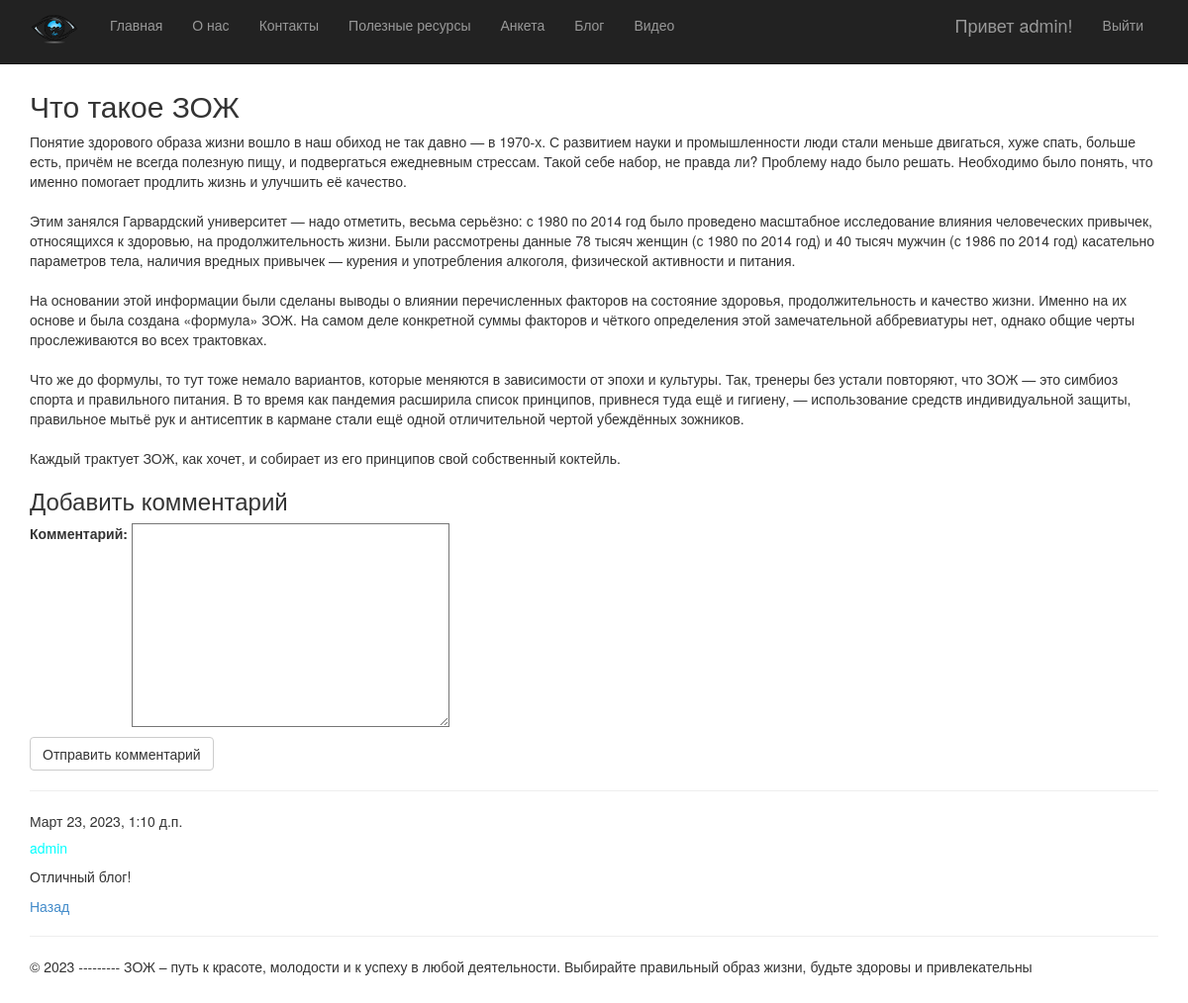
/1/ (signed in), run on the app's committed database.
### app/models.py (models this page shows, shortened)
class Blog(models.Model):
    title = models.CharField(max_length = 100,unique_for_date = "posted", verbose_name = "Заголовок")
    description = models.TextField(verbose_name = "Короткое содержание")
    content = models.TextField(verbose_name = "Полное содержание")
    posted = models.DateTimeField(default = datetime.now(), db_index = True, verbose_name = "Опубликована")
    author = models.ForeignKey(User, null=True, blank=True, on_delete = models.SET_NULL, verbose_name = "Автор")
    image = models.FileField(default = "temp.jpg", verbose_name = "Путь к картинке")
    class Meta:
        db_table = "Posts"
        ordering = ["posted"]
        verbose_name = "статья блога"
        verbose_name_plural = "статьи блога"

class Comment(models.Model):
    text = models.TextField(verbose_name = "Комментарий")
    date = models.DateTimeField(default = datetime.now(), db_index = True, verbose_name = "Дата")
    author = models.ForeignKey(User, on_delete = models.CASCADE, verbose_name = "Автор")
    post = models.ForeignKey(Blog, on_delete = models.CASCADE, verbose_name = "Статья")
    class Meta:
        db_table = "comments"
        verbose_name = "Комментарий"
        verbose_name_plural = "Комментарий к статьям блога"
        ordering = ["-date"]

### app/views.py (the view)
# urls.py: re_path(r'^(?P<parametr>\d+)/$', views.blogpost, name='blogpost'),
def blogpost(request, parametr):
    post_1 = Blog.objects.get(id=parametr) # запрос на выбор конкретной статьи по параметру
    comments = Comment.objects.filter(post=parametr)
    if request.method == "POST": # после отправки данных формы на сервер методом POST
        form = CommentForm(request.POST)
        if form.is_valid():
            comment_f = form.save(commit=False)
            comment_f.author = request.user # добавляем (так как этого поля нет в форме) в модель Комментария (Comment) в поле автор авторизованного пользователя
            comment_f.date = datetime.now() # добавляем в модель Комментария (Comment) текущую дату
            comment_f.post = Blog.objects.get(id=parametr) # добавляем в модель Комментария (Comment) статью, для которой данный комментарий
            comment_f.save() # сохраняем изменения после добавления полей
            return redirect('blogpost', parametr=post_1.id) # переадресация на ту же страницу статьи после отправки комментария
    else:
        form = CommentForm() # создание формы для ввода комментария
    assert isinstance(request, HttpRequest)
    return render(
        request,
        'app/blogpost.html',
        {
            'post_1': post_1, # передача конкретной статьи в шаблон веб-страницы
            'comments': comments, # передача всех комментариев к данной статье в шаблон веб-страницы
            'form': form, # передача формы добавления комментария в шаблон веб-страницы
            'year':datetime.now().year,
        }
    )

### app/forms.py
class CommentForm (forms.ModelForm):
    class Meta:
        model = Comment # используемая модель
        fields = ('text',) # требуется заполнить только поле text
        labels = {'text': "Комментарий"} # метка к полю формы text

### app/templates/app/blogpost.html (shortened to what this page needs)
{% extends "app/layout.html" %}
{% block content %}
<h2> {{post_1.title}} </h2>
<p> {{post_1.content|linebreaksbr}} </p>
{% if user.is_authenticated %}
    <h3>Добавить комментарий</h3>
    <form method="POST" >{% csrf_token %}
    <div>
        {{form.as_p}}
        <button type="submit" class="save btn btn-default" > Отправить комментарий </button>
    </div>
    </form>
{% else %}
    <h3> Для добавления своего комментария, пожалуйста, авторизуйтесь </h3>
{% endif %}
{% for comment in comments %}
<hr/>
<h7> {{comment.date}} </h7>
<h5> {{comment.author}} </h5>
<p> {{comment.text|linebreaksbr}} </p>
{% endfor %}
<p>
    <a href="{% url 'blog' %}"> Назад </a>
</p>
{% endblock %}

### app/templates/app/loginpartial.html (shortened to what this page needs)
﻿{% if user.is_authenticated %}
<form id="logoutForm" action="/logout/" method="post" class="navbar-right">
    <ul class="nav navbar-nav navbar-right">
        <li><span class="navbar-brand">Привет {{ user.username }}!</span></li>
        <li><a href="javascript:document.getElementById('logoutForm').submit()">Выйти</a></li>
    </ul>
</form>
{% else %}
<ul class="nav navbar-nav navbar-right">
    <li><a href="{% url 'login' %}">Войти</a></li>
</ul>
{% endif %}

### app/static/app/content/site.css (style rules this page uses)
body { padding-top: 50px; padding-bottom: 20px; }
h5 { color: aqua; }

### data on the page
Blog: title "Что такое ЗОЖ", content "Понятие здорового образа жизни вошло в наш обиход не так давно — в 1970-х. С развитием науки и промышленности люди стали меньше двигаться, хуже спать, больше есть, причём не всегда полезную пищу, и подвергаться ежедневным стрессам. Такой себе набор, не правда ли? Проблему надо было решать. Необходимо было понять, что именно помогает продлить жизнь и улучшить её качество. Этим занялся Гарвардский университет — надо отметить, весьма серьёзно: с 1980 по 2014 год было проведено масштабное исследование влияния человеческих привычек, относящихся к здоровью, на продолжительность жизни. Были рассмотрены данные 78 тысяч женщин (с 1980 по 2014 год) и 40 тысяч мужчин (с 1986 по 2014 год) касательно…"
Comment: date "Март 23, 2023, 1:10 д.п.", author "admin", text "Отличный блог!"

### other printed values
{{ user.username }} "admin"
